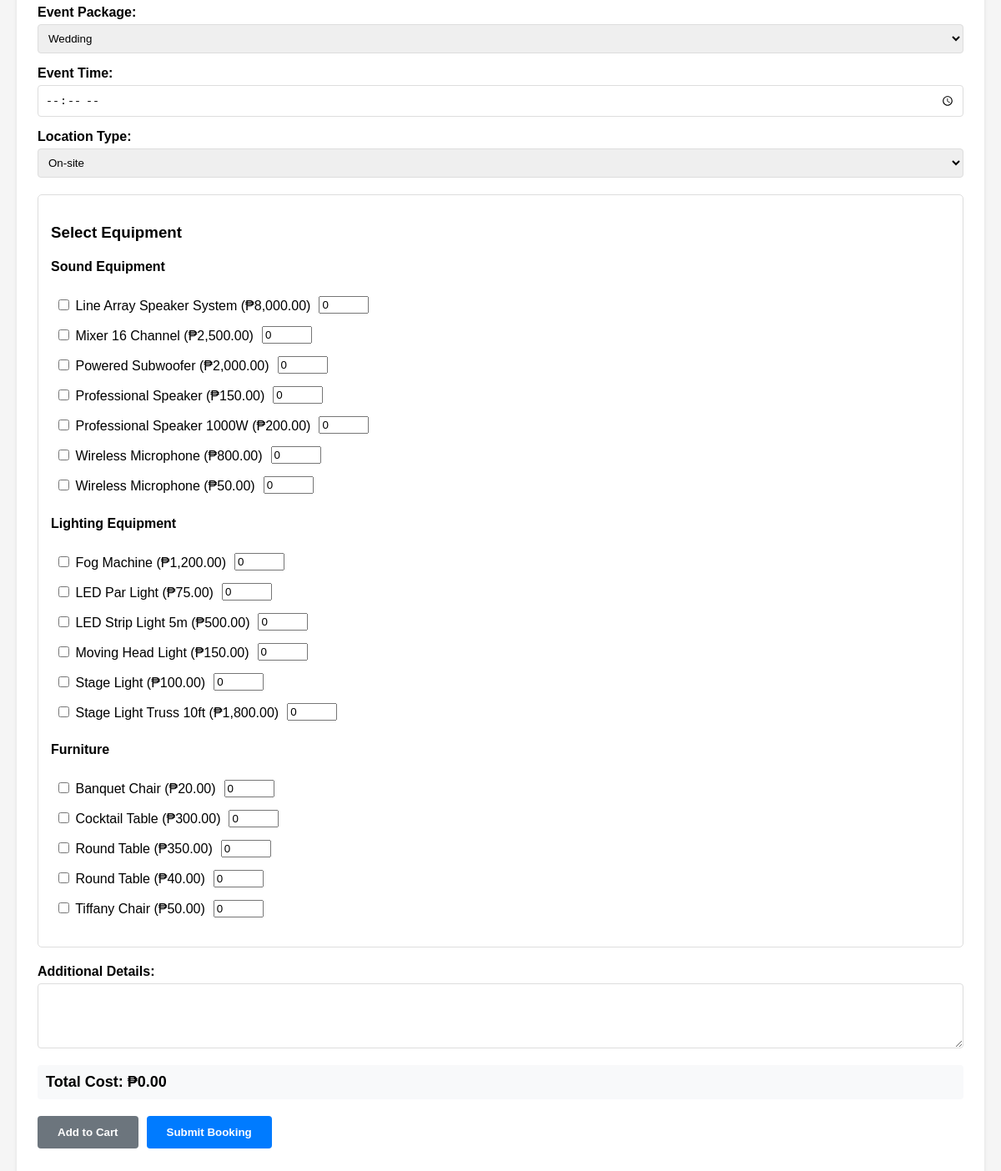
The page /Client/PHP/adding.php (lower part) on the database as committed earlier.
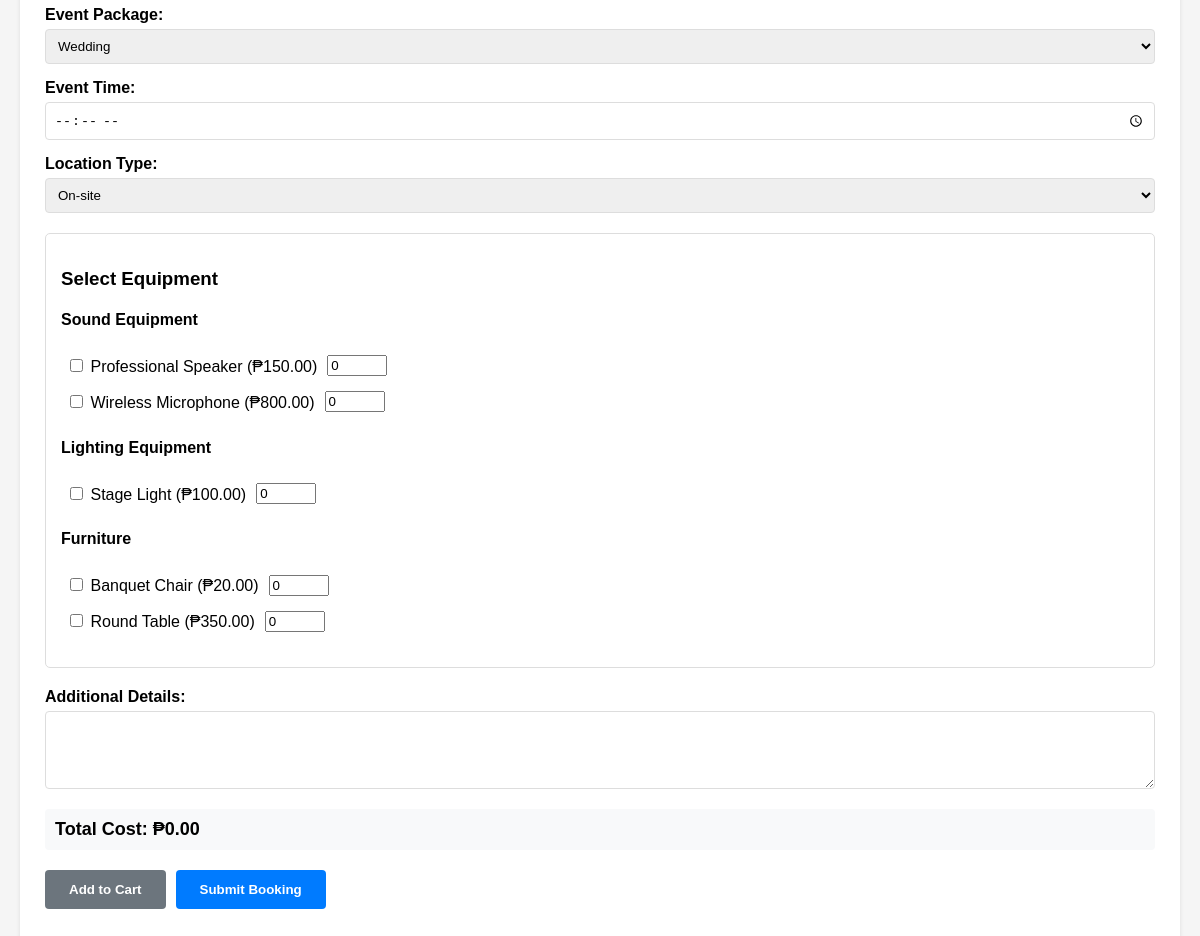
The same page on the database as committed later.
### tables this page shows
CREATE TABLE IF NOT EXISTS `inventory` (
  `id` int NOT NULL AUTO_INCREMENT,
  `item_name` varchar(255) NOT NULL,
  `description` text,
  `category` enum('Sound Equipment','Lighting Equipment','Display Equipment','Catering Equipment','Furniture','Decorations') DEFAULT NULL,
  `category_id` int DEFAULT NULL,
  `quantity` int NOT NULL,
  `unit_price` decimal(10,2) NOT NULL,
  `supplier` varchar(255) DEFAULT NULL,
  `reorder_level` int NOT NULL,
  `last_restock_date` datetime DEFAULT NULL,
  `status` enum('In Stock','Low Stock','Out of Stock') NOT NULL,
  `created_at` timestamp NOT NULL DEFAULT CURRENT_TIMESTAMP,
  `updated_at` timestamp NOT NULL DEFAULT CURRENT_TIMESTAMP ON UPDATE CURRENT_TIMESTAMP,
  `available_quantity` int DEFAULT '0',
  `rented_quantity` int DEFAULT '0',
  PRIMARY KEY (`id`),
  KEY `idx_inventory_category` (`category`),
  KEY `idx_inventory_status` (`status`)
);

### Client/PHP/adding.php (the view, shortened to what this page needs)
<?php
$host = 'localhost';
$user = 'root';
$password = '';
$dbname = 'btonedatabase';
$conn = new mysqli($host, $user, $password, $dbname);
function getAvailableEquipment($conn)
{
    $sql = "SELECT id, item_name, category, available_quantity, unit_price
            FROM inventory
            WHERE available_quantity > 0
            AND category IN ('Sound Equipment', 'Visual Equipment', 'Lighting Equipment', 'Effects Equipment', 'Furniture')
            ORDER BY category, item_name";
    $result = $conn->query($sql);
    $equipment = [];
    while ($row = $result->fetch_assoc()) {
        $equipment[$row['category']][] = $row;
    }
    return $equipment;
}
$available_equipment = getAvailableEquipment($conn);
?>
<!DOCTYPE html>
<html lang="en">
<head>
    <link rel="stylesheet" href="https://unpkg.com/leaflet@1.9.4/dist/leaflet.css" />
</head>
<body>
    <div class="container">
        <form id="bookingForm" method="POST">
            <div class="form-group">
                <label>Event Package:</label>
                <select name="event_package" id="event_package" required>
                    <option value="Wedding">Wedding</option>
                </select>
            </div>
            <div class="form-group">
                <label>Event Time:</label>
                <input type="time" name="event_time" required>
            </div>
            <div class="form-group">
                <label>Location Type:</label>
                <select id="location_type" name="location_type" required>
                    <option value="On-site">On-site</option>
                </select>
            </div>
            <div class="equipment-section">
                <h3>Select Equipment</h3>
                <?php foreach ($available_equipment as $category => $items): ?>
                    <div class="equipment-category">
                        <h4><?php echo htmlspecialchars($category); ?></h4>
                        <?php foreach ($items as $item): ?>
                            <div class="equipment-item">
                                <label>
                                    <input type="checkbox" class="equipment-checkbox" data-id="<?php echo $item['id']; ?>"
                                        data-price="<?php echo $item['unit_price']; ?>">
                                    <?php echo htmlspecialchars($item['item_name']); ?>
                                    (₱<?php echo number_format($item['unit_price'], 2); ?>)
                                </label>
                                <input type="number" name="equipment_quantity[<?php echo $item['id']; ?>]"
                                    class="equipment-quantity" data-id="<?php echo $item['id']; ?>" value="0" min="0"
                                    max="<?php echo $item['available_quantity']; ?>">
                            </div>
                        <?php endforeach; ?>
                    </div>
                <?php endforeach; ?>
            </div>
            <div class="form-group">
                <label>Additional Details:</label>
                <textarea name="additional_details" rows="4"></textarea>
            </div>
            <div class="total-cost">
                Total Cost: ₱<span id="totalCost">0.00</span>
            </div>
            <div class="button-group">
                <button type="button" id="addToCartBtn" class="btn btn-secondary">Add to Cart</button>
                <button type="submit" id="submitBookingBtn" class="btn btn-primary">Submit Booking</button>
            </div>
        </form>
    </div>
</body>
</html>

Rows that differ between the two databases and show on the page:
no longer on this page (row edited): inventory: item_name "Line Array Speaker System", unit_price "8,000.00", shown under "Sound Equipment"
no longer on this page (row edited): inventory: item_name "Mixer 16 Channel", unit_price "2,500.00", shown under "Sound Equipment"
no longer on this page (row edited): inventory: item_name "Powered Subwoofer", unit_price "2,000.00", shown under "Sound Equipment"
no longer on this page (row edited): inventory: item_name "Professional Speaker 1000W", unit_price "200.00", shown under "Sound Equipment"
no longer on this page (row edited): inventory: item_name "Wireless Microphone", unit_price "50.00", shown under "Sound Equipment"
no longer on this page (row edited): inventory: item_name "Fog Machine", unit_price "1,200.00", shown under "Lighting Equipment"
no longer on this page (row edited): inventory: item_name "LED Par Light", unit_price "75.00", shown under "Lighting Equipment"
no longer on this page (row edited): inventory: item_name "LED Strip Light 5m", unit_price "500.00", shown under "Lighting Equipment"
no longer on this page (row edited): inventory: item_name "Moving Head Light", unit_price "150.00", shown under "Lighting Equipment"
no longer on this page (row edited): inventory: item_name "Stage Light Truss 10ft", unit_price "1,800.00", shown under "Lighting Equipment"
no longer on this page (row edited): inventory: item_name "Cocktail Table", unit_price "300.00", shown under "Furniture"
no longer on this page (row edited): inventory: item_name "Round Table", unit_price "40.00", shown under "Furniture"
no longer on this page (row edited): inventory: item_name "Tiffany Chair", unit_price "50.00", shown under "Furniture"
